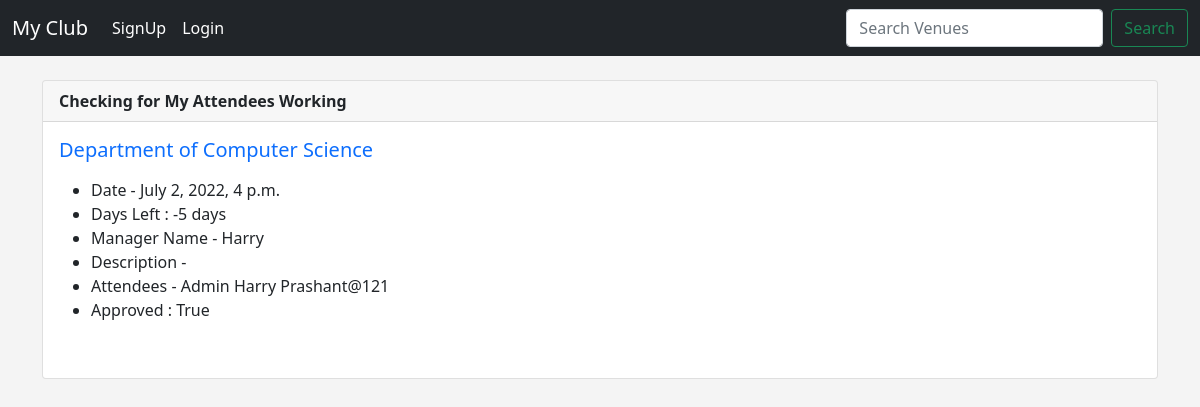
Before: /show_event/15 with the older database file.
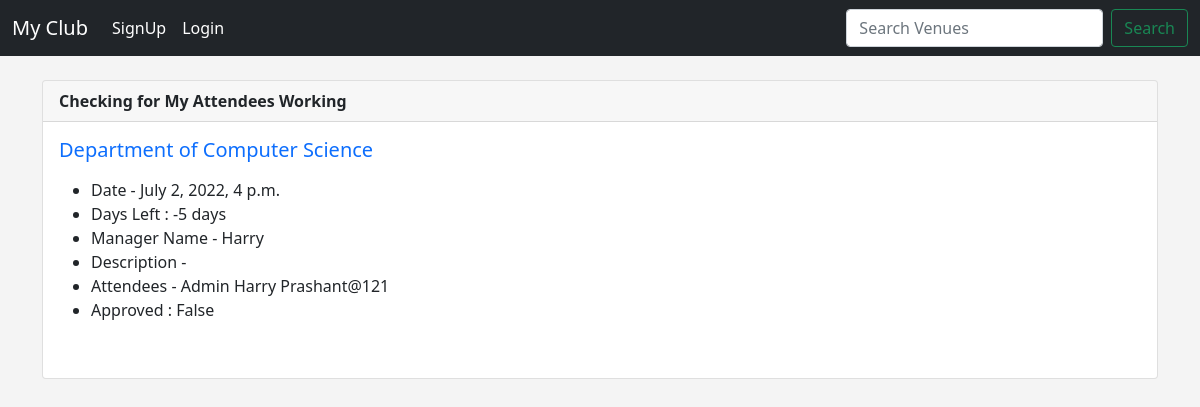
After: the same page with the newer database file.
### events/models.py (models this page shows)
class Event(models.Model):
    name=models.CharField('Event Name',max_length=120)
    event_date=models.DateTimeField('Event Date ')
    venue= models.ForeignKey(Venue,blank=True,null=True,on_delete=models.CASCADE)
    manager= models.ForeignKey(User,blank=True,null=True,on_delete=models.SET_NULL)
    description=models.TextField(blank=True)
    attendees= models.ManyToManyField(User, null=True,related_name="all_users")
    approved=models.BooleanField("Approced",default=False)
    def __str__(self):
        return self.name
    @property
    def days_left(self):
        today=date.today()
        days_left=self.event_date.date()-today
        return str(days_left).split(",",1)[0]

class Venue(models.Model):
    name=models.CharField('Venue Name ',max_length=120)
    address=models.CharField('Venue Address ',max_length=120)
    zip_code=models.CharField('Venue zipcode ',max_length=15 ,blank=True)
    phone=models.CharField('Venue Number ',max_length=13,blank=True)
    web=models.CharField('Website Address ', max_length=25 ,blank=True)
    email_address=models.EmailField('Venue Email',blank=True)
    owner=models.IntegerField('Venue Owner',blank=False,default=1)
    venue_image=models.ImageField(null=True,blank=True,upload_to="images/")
    def __str__(self):
        return self.name

### events/views.py (the view)
# urls.py: path('show_event/<event_id>',views.show_event,name='show_event'),
def show_event(request,event_id):
    event=Event.objects.get(pk=event_id)
    return render(request,"events/show_event.html",
    {
        'event':event,
    }
    )

### events/templates/events/show_event.html (shortened to what this page needs)
{% extends 'events/base.html' %}
{%block content%}
<div class="card">
    <div class="card-header">
        <b>{{event}}</b>
    </div>
    <div class="card-body">
        <h5 class="card-title"><a href="{% url 'show-venue'  event.venue.id %}"
                style="text-decoration: none;">{{event.venue}}</a></h5>
        <p class="card-text">
        <ul>
            <li>Date - {{ event.event_date }}</li>
            <li>Days Left : {{event.days_left}} </li>
            <li>Manager Name - {{ event.manager }}</li>
            <li>Description - {{ event.description }}</li>
            <li> Attendees -
                {% for attendees in event.attendees.all %}
                {{attendees}}
                {%endfor%}
            </li>
            <li>Approved : {{event.approved}}</li>
            <br>
        </ul>
        </p>
    </div>
</div>
{%endblock%}

Changed rows visible on the page:
changed Event "Checking for My Attendees Working": approved "True" → "False"
